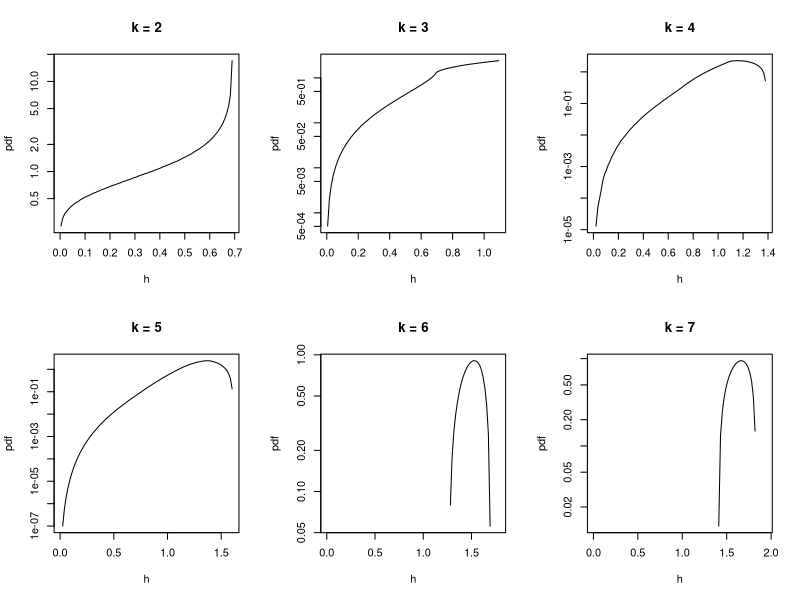

Write R code to recreate this figure.

t2 <- read.table("entropy-approximation-2.csv")
t3 <- read.table("entropy-approximation-3.csv")
t4 <- read.table("entropy-approximation-4.csv")
t5 <- read.table("entropy-approximation-5.csv")
t6 <- read.table("entropy-approximation-6.csv")
t7 <- read.table("entropy-approximation-7.csv")

par(mfrow=c(2,3))
plot(t2, type="l", log="y", xlab="h", ylab="pdf", main="k = 2")
plot(t3, type="l", log="y", xlab="h", ylab="pdf", main="k = 3")
plot(t4, type="l", log="y", xlab="h", ylab="pdf", main="k = 4")
plot(t5, type="l", log="y", xlab="h", ylab="pdf", main="k = 5")
plot(t6, type="l", log="y", xlab="h", ylab="pdf", main="k = 6")
plot(t7, type="l", log="y", xlab="h", ylab="pdf", main="k = 7")
